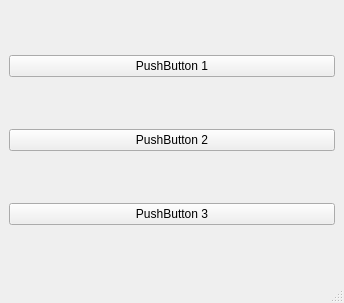
<?xml version="1.0" encoding="UTF-8"?>
<ui version="4.0">
 <class>MainWindow</class>
 <widget class="QMainWindow" name="MainWindow">
  <property name="geometry">
   <rect>
    <x>0</x>
    <y>0</y>
    <width>344</width>
    <height>303</height>
   </rect>
  </property>
  <property name="windowTitle">
   <string>MainWindow</string>
  </property>
  <widget class="QWidget" name="centralwidget">
   <layout class="QVBoxLayout" name="verticalLayout">
    <item>
     <widget class="QPushButton" name="m_pushButton">
      <property name="text">
       <string>PushButton 1</string>
      </property>
     </widget>
    </item>
    <item>
     <widget class="QPushButton" name="m_pushButton_2">
      <property name="text">
       <string>PushButton 2</string>
      </property>
     </widget>
    </item>
    <item>
     <widget class="QPushButton" name="m_pushButton_3">
      <property name="text">
       <string>PushButton 3</string>
      </property>
     </widget>
    </item>
   </layout>
  </widget>
  <widget class="QMenuBar" name="menubar">
   <property name="geometry">
    <rect>
     <x>0</x>
     <y>0</y>
     <width>344</width>
     <height>21</height>
    </rect>
   </property>
  </widget>
  <widget class="QStatusBar" name="statusbar"/>
 </widget>
 <resources/>
 <connections/>
</ui>
